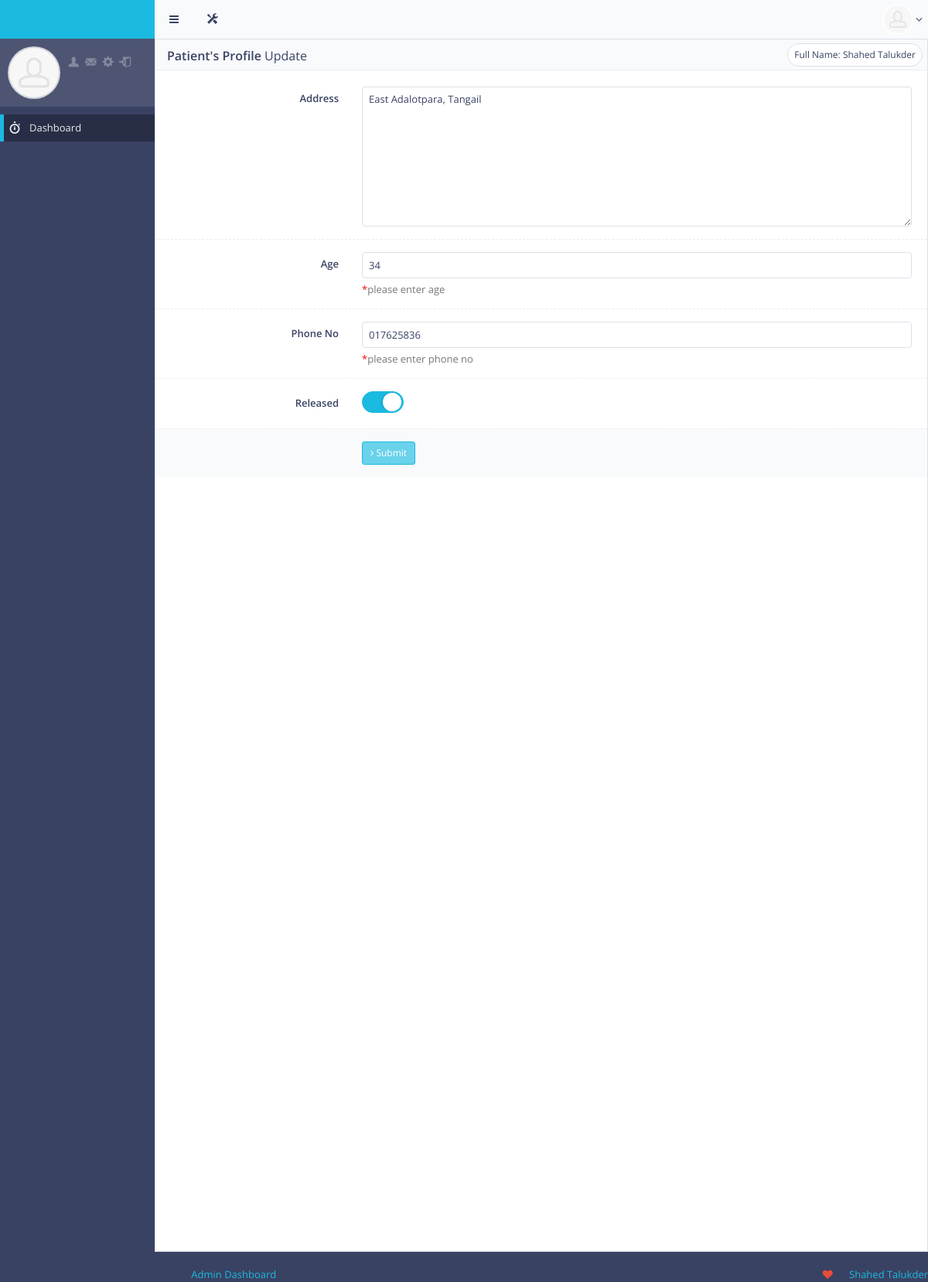
Page /edit_patient/7/ on the earlier database version.
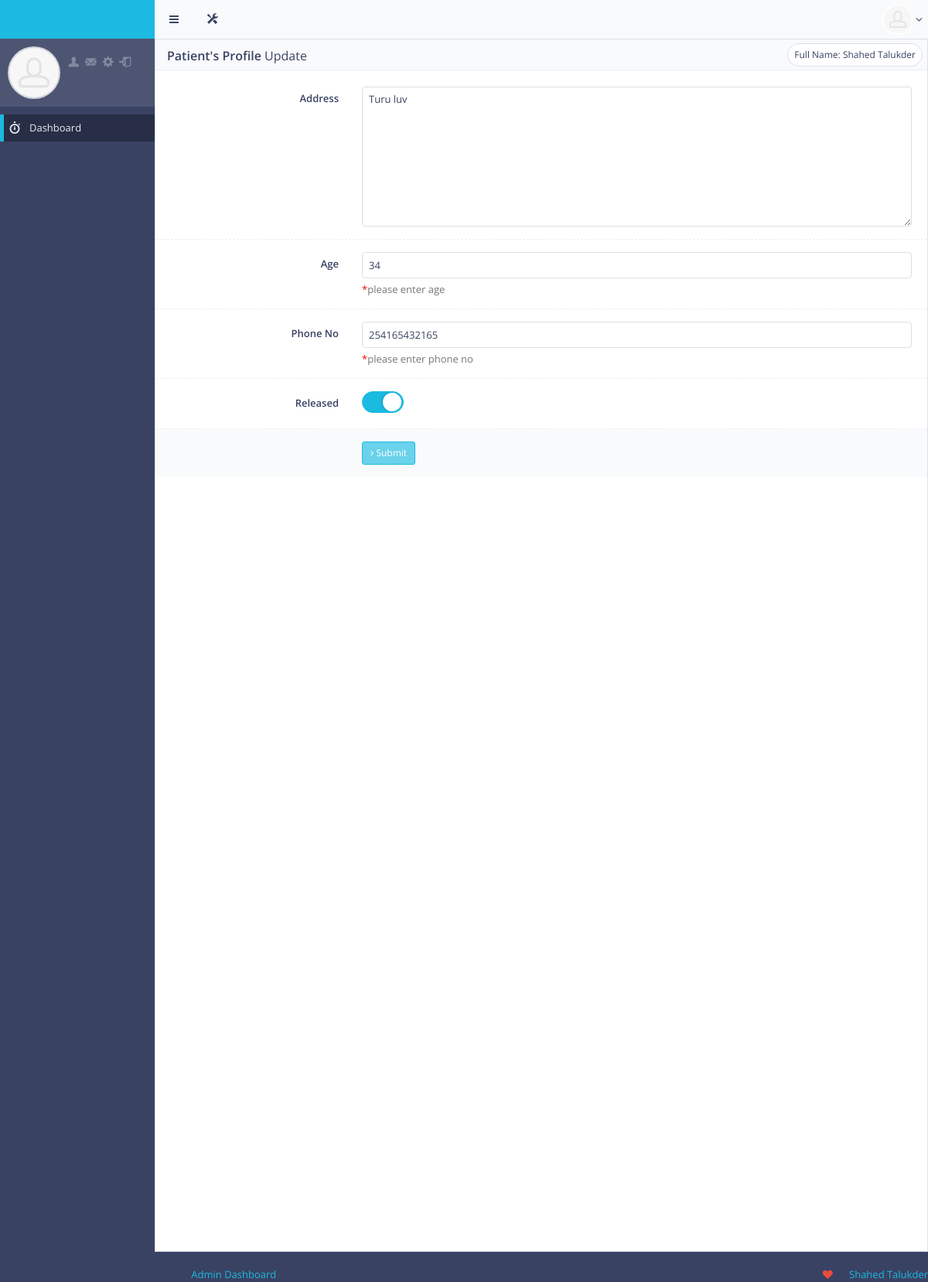
Same page on the later database version.
### main/models.py (models this page shows, shortened)
class Patient(models.Model):
    user = models.OneToOneField(User,on_delete=models.CASCADE,primary_key=True,related_name='user')
    full_name = models.CharField(max_length=50, blank=True, null=True)
    address = models.CharField(max_length=500, blank=True, null=True)
    age = models.CharField(max_length=50, blank=True, null=True)
    phone_no = models.CharField(max_length=50, blank=True, null=True)
    released = models.BooleanField(default=False)
    class Meta:
        db_table = "patient_info"

### frontend/views.py (the view, shortened to what this page needs)
# urls.py: url(r'^edit_patient/(?P<id>.*)/$', views.edit_patient, name="edit_patient"),
def edit_patient(request, id):
    pat = Patient.objects.filter(pk=id)
    user = User.objects.get(pk=id)
    return render(request, 'front/edit_patient_view.html',{"title":"Edit","pat":pat})

### frontend/templates/front/edit_patient_view.html (shortened to what this page needs)
{%extends 'front/base.html'%}
{%load static%}
{%block main_content%}
<div class="row">
    <div class="col-md-12">
        <div class="block">
            <div class="block-title">
                <div class="block-options pull-right">
                    {%for i in pat%}
                    <a href="javascript:void(0)" class="btn btn-alt btn-sm btn-default toggle-bordered enable-tooltip" data-toggle="button" title="" data-original-title="Toggles .form-bordered class">Full Name: {{i.full_name | title}}</a>
                    {%endfor%}
                </div>
                <h2><strong>Patient's Profile</strong> Update</h2>
            </div>
            <form method="POST" class="form-horizontal form-bordered">
                {%for i in pat%}
                <div class="form-group">
                    <label class="col-md-3 control-label" for="example-textarea-input">Address</label>
                    <div class="col-md-9">
                        <textarea id="address" name="patientAddress" rows="9" class="form-control" placeholder="Enter Address">{{i.address}}</textarea>
                    </div>
                </div>
                <div class="form-group ">
                    <label class="col-md-3 control-label " for="example-email-input ">Age</label>
                    <div class="col-md-9 ">
                        <input type="text " id="age " name="patientAge" class="form-control " placeholder="Enter Age " value="{{i.age}}">
                        <span class="help-block "><span style="color:red ">*</span>please enter age</span>
                    </div>
                </div>
                <div class="form-group ">
                    <label class="col-md-3 control-label " for="example-email-input ">Phone No</label>
                    <div class="col-md-9 ">
                        <input type="text " id="email " name="patientPhoneno" class="form-control " placeholder="Enter Phone Number " value="{{i.phone_no}}">
                        <span class="help-block "><span style="color:red ">*</span>please enter phone no</span>
                    </div>
                </div>
                <div class="form-group ">
                    <label class="col-md-3 control-label " for="example-email-input ">Released</label>
                    <div class="col-md-9 ">
                        {%if i.released == True%}
                        <label class="switch switch-primary"><input type="checkbox" id="checkbox" name="patientRelease" checked><span></span></label>
                        {%else%}
                        <label class="switch switch-primary"><input type="checkbox" id="checkbox" name="patientRelease"><span></span></label>
                        {%endif%}
                    </div>
                </div>
                <div class="form-group form-actions ">
                    <div class="col-md-9 col-md-offset-3 ">
                        <button type="submit " class="btn btn-sm btn-primary "><i class="fa fa-angle-right "></i> Submit</button>
                    </div>
                </div>
                {%endfor%}
            </form>
        </div>
    </div>
</div>
{%endblock main_content%}

Differences in the rows shown:
changed Patient "Shahed Talukder": patientAddress "East Adalotpara, Tangail" → "Turu luv"; patientPhoneno "017625836" → "254165432165"
